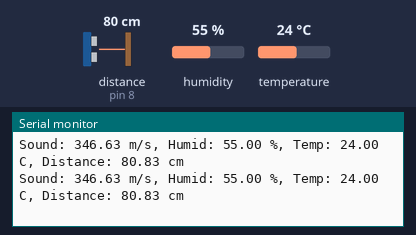
The sketch below on a simulated Arduino Uno, built with avr-gcc and run on an emulated ATmega328P. Shown: the last lines printed to the serial monitor. The test bench sets the inputs (shaded band); at power-on: distance to the obstacle (sensor on pin 8) 80 cm, temperature 24 °C, humidity 55 %. The echo pulse lasts 58.3 µs per cm.

Above: at 2.0 s.
2.1 s: distance to the obstacle (sensor on pin 8) set to 2 cm
At 2.7 s:
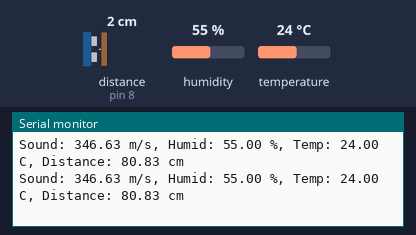
3.6 s: temperature set to 12 °C
At 5.3 s:
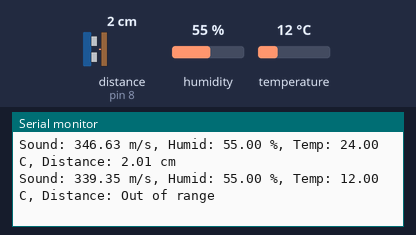
7.1 s: distance to the obstacle (sensor on pin 8) set to 4 cm
At 8.1 s:
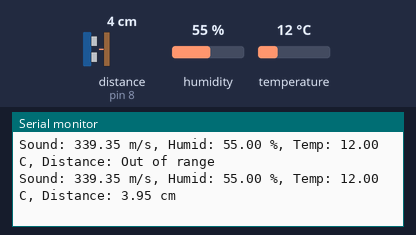
8.6 s: humidity set to 22 %
At 9.6 s:
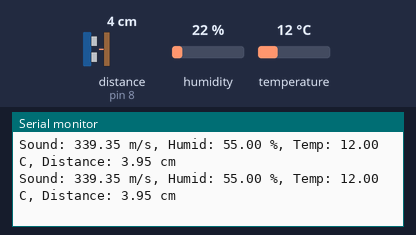
10.1 s: humidity set to 40 %
At 11.8 s:
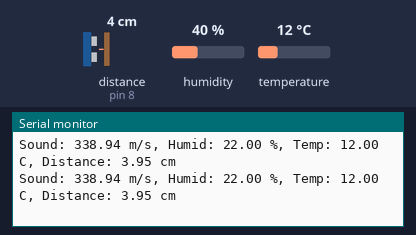
Timing chart, 0 to 12.6 s (numbered marks = the images above; inputs shaded):
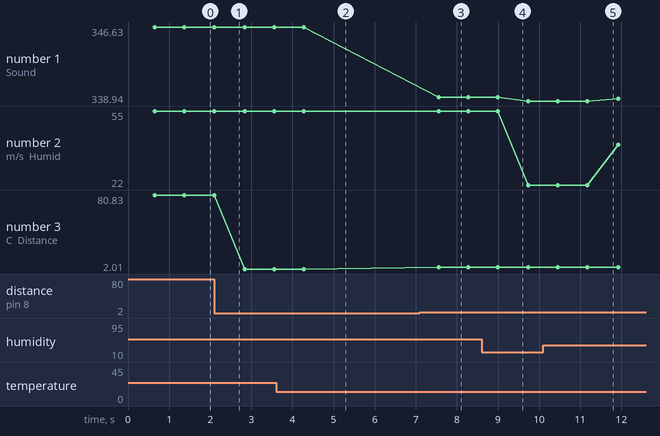

The sketch:

5Ultrasonic-on-LCD-w-DHT11.ino
```cpp
/*
 This code is designed for an Arduino microcontroller board that has a DHT11 temperature
and humidity sensor and an ultrasonic sensor connected to it.
The code reads the temperature and humidity from the DHT11 sensor,
calculates the speed of sound based on the temperature and humidity, and then uses the
ultrasonic sensor to calculate the distance of an object in front of the sensor.
The results are then displayed on both the serial monitor and an LCD screen.
The code also includes error checking for out-of-range distances.
*/
#include <LiquidCrystal.h>

// Initialize the LCD library
const int rs = 12, en = 11, d4 = 5, d5 = 4, d6 = 3, d7 = 2;
LiquidCrystal lcd(rs, en, d4, d5, d6, d7);

// Include DHT Libraries from Adafruit
#include "DHT.h"

// Include NewPing Library
#include "NewPing.h"

// Define Constants
#define DHTPIN 13       // DHT-22 Output Pin connection
#define DHTTYPE DHT11   // DHT Type is DHT 11
#define TRIGGER_PIN  9
#define ECHO_PIN     8
#define MAX_DISTANCE 400

NewPing sonar(TRIGGER_PIN, ECHO_PIN, MAX_DISTANCE);

// Define Variables
float hum;          // Stores humidity value in percent
float temp;         // Stores temperature value in Celcius
float duration;     // Stores HC-SR04 pulse duration value
float distance;     // Stores calculated distance in cm
float soundsp;      // Stores calculated speed of sound in M/S
float soundcm;      // Stores calculated speed of sound in cm/ms
int iterations = 5; // Number of readings to take when calculating median

// Initialize DHT sensor
DHT dht(DHTPIN, DHTTYPE);

void setup() {
  // Start the serial communication
  Serial.begin(9600);

  // Initialize the DHT sensor
  dht.begin();
}

void loop() {
  // Delay so DHT-11 sensor can stabilize
  delay(500);

  // Get humidity and temperature readings
  hum = dht.readHumidity();
  temp = dht.readTemperature();

  // Calculate the speed of sound in M/S
  soundsp = 331.4 + (0.606 * temp) + (0.0124 * hum);

  // Convert speed of sound to cm/ms
  soundcm = soundsp / 10000;

  // Get the median duration for the ultrasonic sensor
  duration = sonar.ping_median(iterations);

  // Calculate the distance
  distance = (duration / 2) * soundcm;

  // Send the results to the Serial Monitor
  Serial.print("Sound: ");
  Serial.print(soundsp);
  Serial.print(" m/s, ");
  Serial.print("Humid: ");
  Serial.print(hum);
  Serial.print(" %, Temp: ");
  Serial.print(temp);
  Serial.print(" C, ");
  Serial.print("Distance: ");

  // Check if the distance reading is out of range
  if (distance >= 400 || distance <= 2) {
    Serial.print("Out of range");
  } else {
    Serial.print(distance);
    Serial.print(" cm");
    delay(50);
  }

  Serial.println(" ");

  // Send the results to the LCD display
  lcd.setCursor(0, 0);
  lcd.print("Distance=");

  // Check if the distance reading is out of range
  if (distance >= 400 || distance <= 2) {
    lcd.print("Out of range");
  } else {
    lcd.print(distance);
    lcd.print("cm");
    delay(50);
  }

  lcd.print(" ");
}
```

Measured:
- the behaviour switches between 2 and 3 cm on distance to the obstacle (sensor on pin 8) (found by bisection; images 2 and 3)
- after the input at 3.6 s, the serial monitor: prints a new line after 1.4 s (image 2)
- after the input at 7.1 s, the serial monitor: prints a new line after 0.45 s (image 3)
- plotted number 1: 339.35 → 338.94 after the input at 8.6 s, 338.94 → 339.17 after the input at 10.1 s
- plotted number 2: 55 → 22 after the input at 8.6 s, 22 → 40 after the input at 10.1 s
- plotted number 3: 80.83 → 2.01 after the input at 2.1 s, 2.01 → 3.95 after the input at 7.1 s
